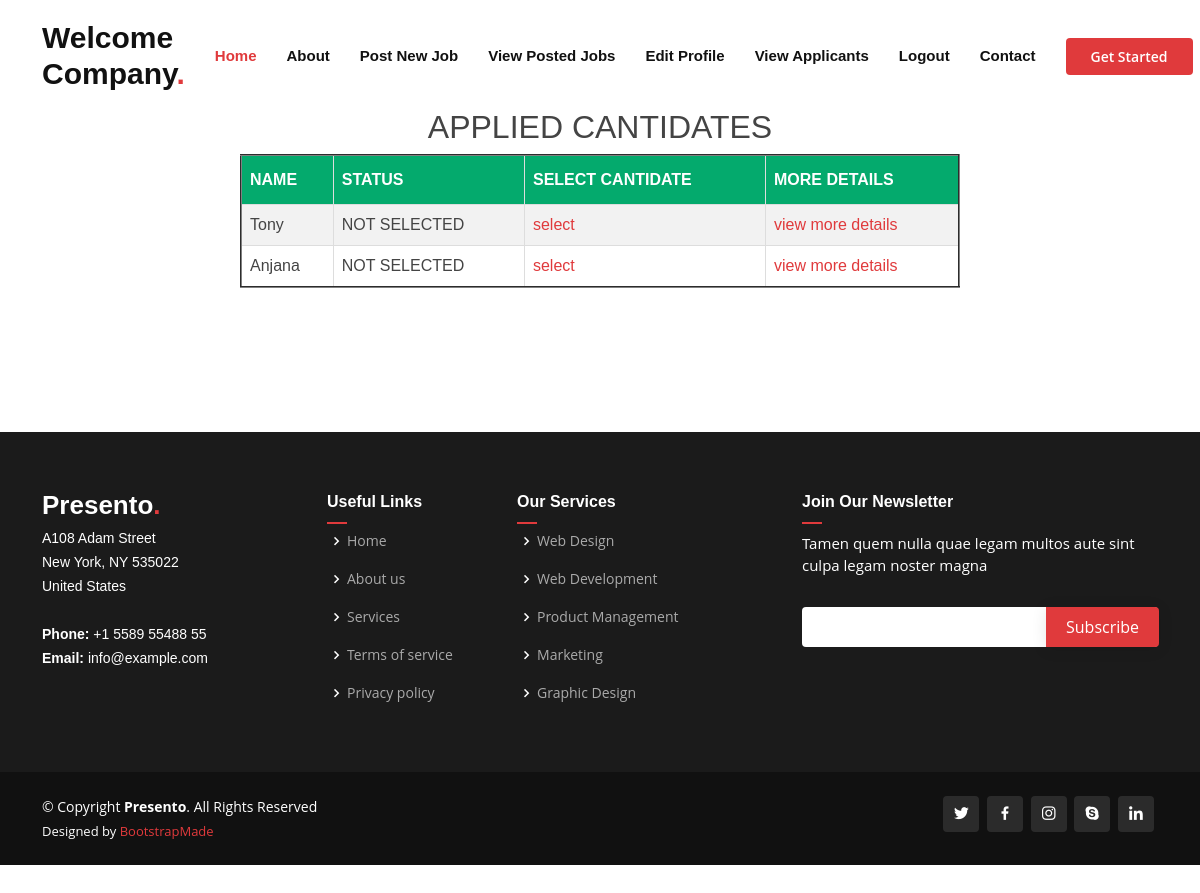
The app's page /viewappli/2 with its own data.
### jobapp/models.py (models this page shows)
class Apply(models.Model):
    uid = models.IntegerField()
    uname = models.CharField(max_length=25, default=0)
    cid = models.IntegerField()
    cname = models.CharField(max_length=25,default=0)
    jid = models.IntegerField()
    jobtitle = models.CharField( max_length=25,default=0)
    jobtype = models.CharField(max_length=25,default=0)
    email = models.EmailField(default=0)
    status = models.CharField(max_length=25,default='NOT SELECTED')

### jobapp/views.py (the view)
# urls.py: path('viewappli/<int:id>',views.viewjobseekers),
def viewjobseekers(request,id):          #id denote jobid
    a = Apply.objects.filter(jid=id)
    for i in a:
        x = i.jid
        y = i.cid
        request.session['jid'] = x
        request.session['cid'] = y
    return render(request, "company_jobapplicants_list.html", {"a": a})

### jobapp/templates/company_jobapplicants_list.html (shortened to what this page needs)
<!DOCTYPE html>
<html lang="en">
<head>
</head>
{% extends "companypages.html" %}
{% block content %}
<body>
<center><BR><br>
<table border="2" id="customers">
    <h2>APPLIED CANTIDATES</h2>
  <tr>
    <th>NAME</th>
    <th>STATUS</th>
    <th>SELECT CANTIDATE</th>
    <th>MORE DETAILS</th>
</tr>
    {% for i in a %}
<tr>
    <td>{{i.uname}}</td>
    <td>{{i.status}}</td>
    <td><a href="/select/{{i.uid}}/">select</a></td>
    <td><a href="/viewprofile/{{i.uid}}/">view more details</a></td>
</tr>
    {% endfor %}
</table>
</center>
</body>
{% endblock content %}

### static/assets/css/style.css (style rules this page uses)
body { font-family: "Open Sans", sans-serif; color: #444444; }
a { color: #e03a3c; text-decoration: none; }
h1, h2, h3, h4, h5, h6 { font-family: "Raleway", sans-serif; }

### jobapp/templates/company_jobapplicants_list.html (style rules this page uses)
#customers { font-family: Arial, Helvetica, sans-serif;border-collapse: collapse;width: 60%; }
#customers td, #customers th { border: 1px solid #ddd;padding: 8px; }
#customers tr:nth-child(even) { background-color: #f2f2f2; }
#customers th { padding-top: 12px;padding-bottom: 12px;text-align: left;background-color: #04AA6D;color: white; }

### records on screen
Apply: uname "Tony", status "NOT SELECTED"
Apply: uname "Anjana", status "NOT SELECTED"
